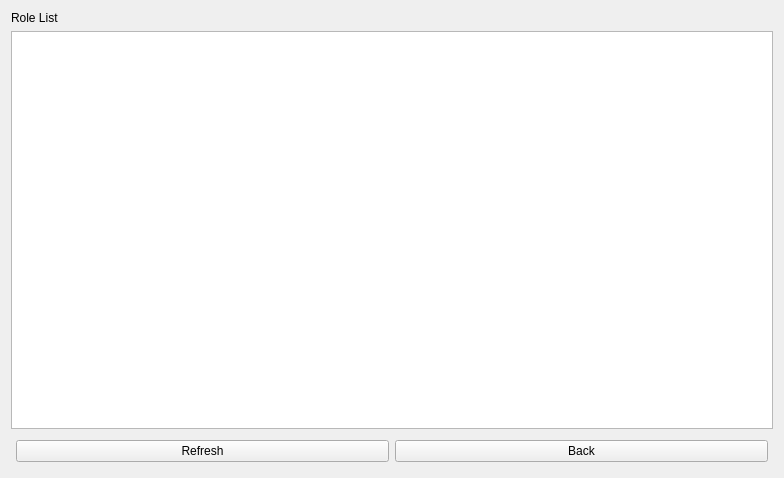
<?xml version="1.0" encoding="UTF-8"?>
<ui version="4.0">
 <class>Remocon</class>
 <widget class="QWidget" name="Remocon">
  <property name="geometry">
   <rect>
    <x>0</x>
    <y>0</y>
    <width>784</width>
    <height>478</height>
   </rect>
  </property>
  <property name="windowTitle">
   <string>Role List</string>
  </property>
  <layout class="QVBoxLayout" name="verticalLayout">
   <item>
    <widget class="QLabel" name="label">
     <property name="text">
      <string>Role List</string>
     </property>
    </widget>
   </item>
   <item>
    <widget class="QListWidget" name="role_list_widget">
     <property name="sizePolicy">
      <sizepolicy hsizetype="Preferred" vsizetype="Expanding">
       <horstretch>50</horstretch>
       <verstretch>0</verstretch>
      </sizepolicy>
     </property>
     <property name="movement">
      <enum>QListView::Static</enum>
     </property>
     <property name="viewMode">
      <enum>QListView::ListMode</enum>
     </property>
    </widget>
   </item>
   <item>
    <layout class="QHBoxLayout" name="horizontalLayout_2">
     <property name="margin">
      <number>5</number>
     </property>
     <item>
      <widget class="QPushButton" name="refresh_btn">
       <property name="text">
        <string>Refresh</string>
       </property>
      </widget>
     </item>
     <item>
      <widget class="QPushButton" name="back_btn">
       <property name="text">
        <string>Back</string>
       </property>
      </widget>
     </item>
    </layout>
   </item>
  </layout>
 </widget>
 <layoutdefault spacing="6" margin="11"/>
 <resources/>
 <connections/>
</ui>
